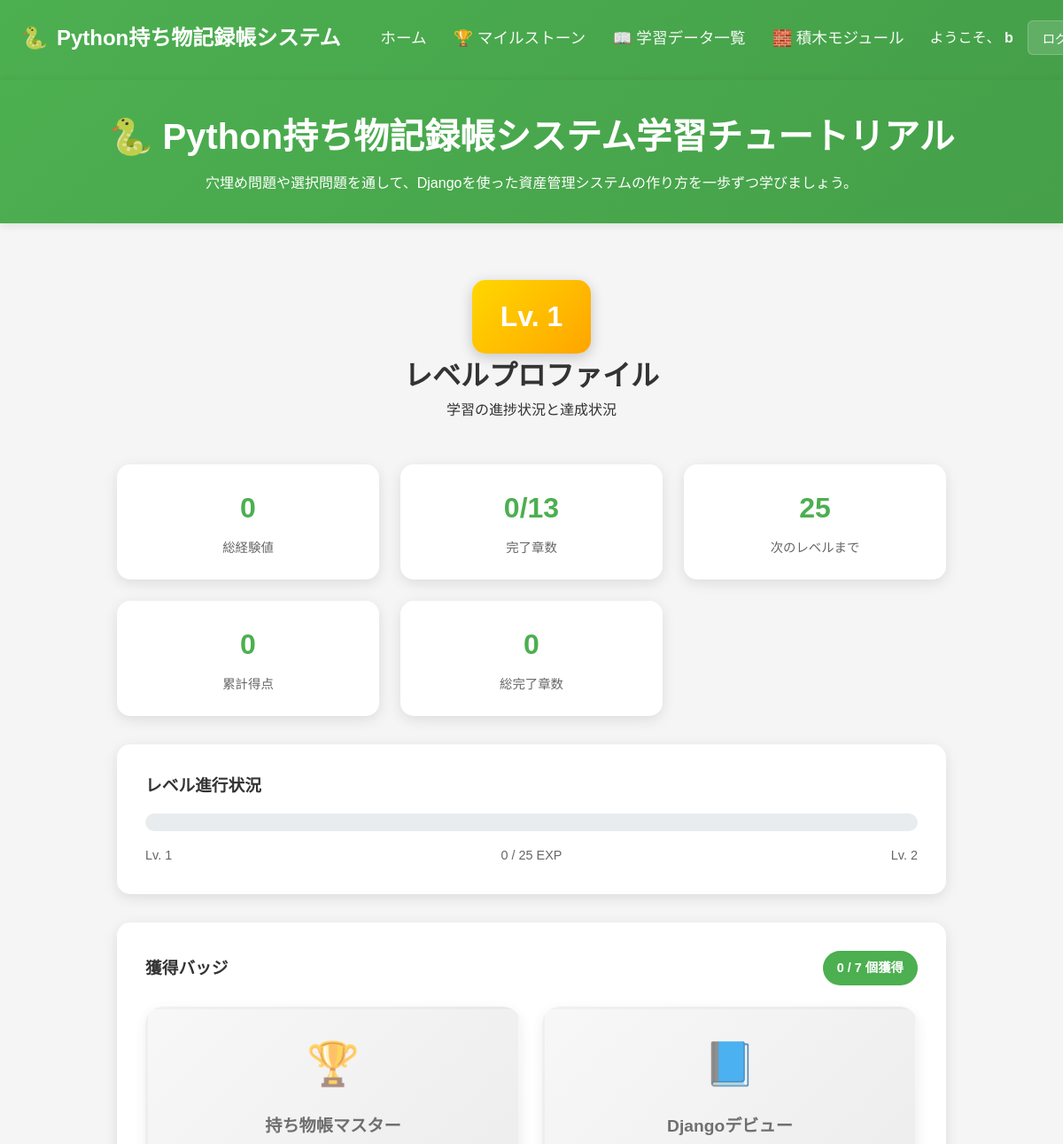
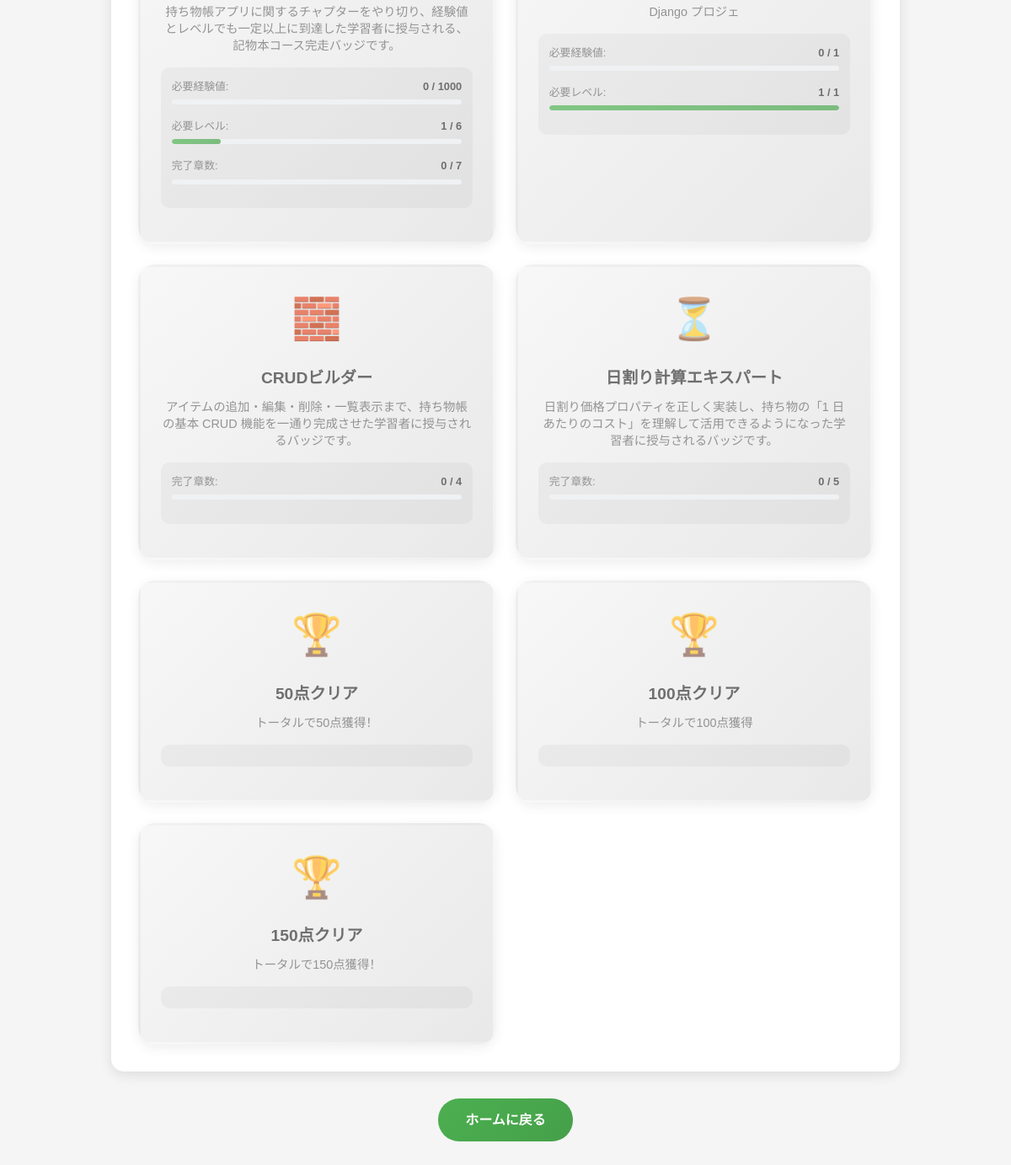
Screenshot of /profile/levels/ (signed in) with the database file from the repository (2 pictures, top to bottom).
### tutorial/models.py (models this page shows, shortened)
class UserProfile(models.Model):
    user = models.OneToOneField(User, on_delete=models.CASCADE, verbose_name="ユーザー")
    experience = models.IntegerField(default=0, verbose_name="経験値")
    level = models.IntegerField(default=1, verbose_name="レベル")
    total_chapters_completed = models.IntegerField(default=0, verbose_name="完了章数")
    chapters_with_experience = models.TextField(default="", blank=True, verbose_name="経験値獲得済み章")
    created_at = models.DateTimeField(auto_now_add=True)
    updated_at = models.DateTimeField(auto_now=True)
    class Meta:
        verbose_name = "ユーザープロファイル"
        verbose_name_plural = "ユーザープロファイル"
    def get_exp_for_next_level(self):
        return (self.level ** 2) * 25
    def get_exp_progress(self):
        exp_required = self.get_exp_for_next_level()
        current_exp_in_level = self.experience - ((self.level - 1) * 100)
        if exp_required == 0:
            return 100
        progress = (current_exp_in_level / exp_required) * 100
        return min(100, max(0, progress))

class Badge(models.Model):
    BADGE_TYPES = [
        ('level', 'レベルバッジ'),
        ('achievement', '実績バッジ'),
        ('special', '特殊バッジ'),
    ]
    name = models.CharField(max_length=100, verbose_name="バッジ名称")
    description = models.TextField(verbose_name="バッジ説明")
    badge_type = models.CharField(max_length=20, choices=BADGE_TYPES, default='achievement', verbose_name="バッジタイプ")
    icon = models.CharField(max_length=50, default='🏆', verbose_name="アイコン")
    color = models.CharField(max_length=20, default='#4CAF50', verbose_name="バッジカラー")
    required_experience = models.IntegerField(default=0, verbose_name="必要経験値")
    required_level = models.IntegerField(default=0, verbose_name="必要レベル")
    required_chapters = models.IntegerField(default=0, verbose_name="必要完了チャプター数")
    required_score = models.IntegerField(
        default=0,
        verbose_name="必要スコア",
        help_text="任意のチャプターでこの点数以上を獲得すると条件達成とみなす"
    )
    order = models.IntegerField(default=0, verbose_name="表示順序")
    is_active = models.BooleanField(default=True, verbose_name="有効")
    created_at = models.DateTimeField(auto_now_add=True)
    class Meta:
        ordering = ['order']
        verbose_name = "バッジ"
        verbose_name_plural = "バッジ"
    def is_unlocked_by_user(self, user):
        if not user.is_authenticated:
            return False
        try:
            profile = user.userprofile
            print(f"  バッジ '{self.name}' アンロック条件チェック:")
            print(f"    - ユーザー経験値: {profile.experience}, 必要: {self.required_experience}")
            print(f"    - ユーザーレベル: {profile.level}, 必要: {self.required_level}")
            print(f"    - ユーザーチャプター: {profile.total_chapters_completed}, 必要: {self.required_chapters}")
            if self.required_experience > 0:
                if profile.experience < self.required_experience:
                    print(f"    - ❌ 経験値不足")
                    return False
                else:
                    print(f"    - ✅ 経験値条件達成")
            if self.required_level > 0:
                if profile.level < self.required_level:
                    print(f"    - ❌ レベル不足")
                    return False
                else:
                    print(f"    - ✅ レベル条件達成")
            if self.required_chapters > 0:
                if profile.total_chapters_completed < self.required_chapters:
                    print(f"    - ❌ チャプター不足")
                    return False
                else:
                    print(f"    - ✅ チャプター条件達成")
            if self.required_score > 0:
                max_score = UserProgress.objects.filter(
                    user=user
                ).aggregate(max=models.Max('score'))['max'] or 0
                print(f"    - ユーザー最高スコア: {max_score}, 必要スコア: {self.required_score}")
                if max_score < self.required_score:
                    print(f"    - ❌ スコア不足")
                    return False
                else:
                    print(f"    - ✅ スコア条件達成")
            print(f"    - 🎉 すべての条件達成、バッジアンロック！")
            return True
        except Exception as e:
            print(f"❌ バッジアンロック状態チェック失敗: {e}")
            return False

### tutorial/views.py (the view)
# urls.py: path('profile/levels/', views.level_profile, name='level_profile'),
@login_required
def level_profile(request):
    try:
        profile = request.user.userprofile
        exp_required_next = profile.get_exp_for_next_level()
        exp_current_level = profile.experience - ((profile.level - 1) * 100)
        exp_progress = profile.get_exp_progress()
        completed_chapters = UserProgress.objects.filter(
            user=request.user,
            completed=True
        ).count()
        total_chapters = Chapter.objects.filter(is_active=True).count()
        total_correct = UserQuestionAnswer.objects.filter(
            user=request.user,
            is_correct=True
        ).count()
        total_score = total_correct * 10
        print(f"=== バッジデータチェック開始 ===")
        try:
            from .models import Badge, UserBadge
            all_badges = Badge.objects.filter(is_active=True).order_by('order')
            print(f"✅ データベース内のアクティブバッジ総数: {all_badges.count()}")
            user_badges = UserBadge.objects.filter(user=request.user)
            print(f"✅ ユーザーがアンロックしたバッジ数: {user_badges.count()}")
            badges_with_progress = []
            unlocked_count = 0
            for badge in all_badges:
                try:
                    is_unlocked = badge.is_unlocked_by_user(request.user)
                    progress_data = {}
                    try:
                        if hasattr(profile, 'get_badge_progress'):
                            progress_data = profile.get_badge_progress(badge)
                        else:
                            print(f"⚠️ get_badge_progress メソッドが存在しません、デフォルト進捗データを使用")
                            progress_data = get_default_badge_progress(profile, badge)
                    except Exception as progress_error:
                        print(f"⚠️ バッジ進捗取得失敗: {progress_error}")
                        progress_data = get_default_badge_progress(profile, badge)
                    unlocked_at = None
                    for user_badge in user_badges:
                        if user_badge.badge.id == badge.id:
                            unlocked_at = user_badge.unlocked_at
                            break
                    badge_info = {
                        'badge': badge,
                        'is_unlocked': is_unlocked,
                        'progress_data': progress_data,
                        'unlocked_at': unlocked_at,
                    }
                    badges_with_progress.append(badge_info)
                    if is_unlocked:
                        unlocked_count += 1
                    print(f"バッジ '{badge.name}': アンロック状態={is_unlocked}, 進捗データ={bool(progress_data)}")
                except Exception as badge_error:
                    print(f"❌ バッジ  {badge.name} の処理中にエラー: {badge_error}")
                    import traceback
                    traceback.print_exc()
                    continue
            print(f"✅ 最終バッジデータ: {len(badges_with_progress)} 個, アンロック済み: {unlocked_count} 個")
        except Exception as badge_main_error:
            print(f"❌ バッジメインプロセス失敗: {badge_main_error}")
            import traceback
            traceback.print_exc()
            badges_with_progress = []
            unlocked_count = 0
        print(f"=== バッジデータチェック終了 ===")
        level_info = {
            'experience': profile.experience,
            'exp_required_next': exp_required_next,
            'exp_current_level': exp_current_level,
            'exp_progress': exp_progress,
            'chapters_completed': completed_chapters,
            'total_chapters': total_chapters,
            'total_score': total_score,
        }
        context = {
            'profile': profile,
            'level_info': level_info,
            'badges_with_progress': badges_with_progress,
            'unlocked_count': unlocked_count,  #  アンロックカウントを追加
        }
        return render(request, 'tutorial/level_profile.html', context)
    except Exception as e:
        logger.error(f"レベルプロファイル読み込みエラー: {e}")
        print(f"❌ レベルプロファイルエラー: {e}")
        import traceback
        traceback.print_exc()
        messages.error(request, 'レベルプロファイルの読み込み中にエラーが発生しました')
        return redirect('home')

### templates/tutorial/level_profile.html (shortened to what this page needs)
{% extends 'base.html' %}
{% load static %}
{% block content %}
<div class="level-container">
    <div class="level-header">
        <div class="level-badge">
            Lv. {{ profile.level }}
        </div>
        <h1>レベルプロファイル</h1>
        <p>学習の進捗状況と達成状況</p>
    </div>
    <div class="stats-grid">
        <div class="stat-card">
            <div class="stat-number">{{ level_info.experience }}</div>
            <div class="stat-label">総経験値</div>
        </div>
        <div class="stat-card">
            <div class="stat-number">{{ level_info.chapters_completed }}/{{ level_info.total_chapters }}</div>
            <div class="stat-label">完了章数</div>
        </div>
        <div class="stat-card">
            <div class="stat-number">{{ level_info.exp_required_next }}</div>
            <div class="stat-label">次のレベルまで</div>
        </div>
        <div class="stat-card">
            <div class="stat-number">{{ level_info.total_score }}</div>
            <div class="stat-label">累計得点</div>
        </div>
        <div class="stat-card">
            <div class="stat-number">{{ profile.total_chapters_completed }}</div>
            <div class="stat-label">総完了章数</div>
        </div>
    </div>
    <div class="progress-section">
        <h3>レベル進行状況</h3>
        <div class="exp-bar">
        </div>
        <div class="exp-info">
            <span>Lv. {{ profile.level }}</span>
            <span>{{ level_info.exp_current_level }} / {{ level_info.exp_required_next }} EXP</span>
            <span>Lv. {{ profile.level|add:1 }}</span>
        </div>
    </div>
    <div class="badges-section">
        <div class="badges-header">
            <h3>獲得バッジ</h3>
            <div class="badges-count">
                {{ unlocked_count }} / {{ badges_with_progress|length }} 個獲得
            </div>
        </div>
        <div class="badges-grid">
            {% for badge_data in badges_with_progress %}
            <div class="badge-card {% if badge_data.is_unlocked %}unlocked{% else %}locked{% endif %}">
                <div class="badge-icon">{{ badge_data.badge.icon }}</div>
                <div class="badge-name">{{ badge_data.badge.name }}</div>
                <div class="badge-description">{{ badge_data.badge.description }}</div>
                <div class="badge-requirements">
                    {% if badge_data.badge.required_experience > 0 %}
                    <div class="requirement">
                        <span class="requirement-label">必要経験値:</span>
                        <span class="requirement-value">{{ profile.experience }} / {{ badge_data.badge.required_experience }}</span>
                    </div>
                    <div class="progress-bar">
                    </div>
                    {% endif %}
                    {% if badge_data.badge.required_level > 0 %}
                    <div class="requirement">
                        <span class="requirement-label">必要レベル:</span>
                        <span class="requirement-value">{{ profile.level }} / {{ badge_data.badge.required_level }}</span>
                    </div>
                    <div class="progress-bar">
                        <div class="progress-fill" style="width:
                            {% if badge_data.is_unlocked %}100
                            {% else %}{% widthratio profile.level badge_data.badge.required_level 100 %}%{% endif %}">
                        </div>
                    </div>
                    {% endif %}
                    {% if badge_data.badge.required_chapters > 0 %}
                    <div class="requirement">
                        <span class="requirement-label">完了章数:</span>
                        <span class="requirement-value">{{ profile.total_chapters_completed }} / {{ badge_data.badge.required_chapters }}</span>
                    </div>
                    <div class="progress-bar">
                    </div>
                    {% endif %}
                </div>
            </div>
            {% empty %}
            <div class="no-badges-message" style="grid-column: 1 / -1; text-align: center; padding: 2rem;">
                <p style="font-size: 1.2rem; color: #666;">まだバッジが設定されていません。</p>
                <p style="color: #999; margin-top: 0.5rem;">管理者にバッジの設定を依頼してください。</p>
            </div>
            {% endfor %}
        </div>
    </div>
    <div class="back-to-home">
        <a href="{% url 'home' %}" class="btn">ホームに戻る</a>
    </div>
</div>
{% endblock %}

### templates/base.html (shortened to what this page needs)
<!DOCTYPE html>
<html lang="zh-CN">
<head>
    {% load static %}
    <link rel="stylesheet" href="{% static 'css/base.css' %}">
</head>
<body>
    <nav class="navbar-custom">
        <div class="navbar-container">
            <div class="navbar-content">
                <div style="display: flex; align-items: center; gap: 2rem;">
                    <a class="navbar-brand" href="{% url 'home' %}">
                        <span>🐍</span>
                        Python持ち物記録帳システム
                    </a>
                    <ul class="navbar-nav">
                        <li>
                            <a class="nav-link {% if request.path == '/' %}active{% endif %}" href="{% url 'home' %}">
                                ホーム
                            </a>
                        </li>
                        <li>
                            <a class="nav-link" href="{% url 'level_profile' %}">
                                🏆 マイルストーン
                            </a>
                        </li>
                        <li>
                            <a class="nav-link" href="{% url 'wrong_answers_book' %}">
                                📖 学習データ一覧
                            </a>
                        </li>
                        <li>
                            <a class="nav-link" href="{% url 'building_blocks' %}">
                                🧱 積木モジュール
                            </a>
                        </li>
                    </ul>
                </div>
                <div class="user-menu">
                    {% if user.is_authenticated %}
                        <span class="user-info-nav">
                            ようこそ、 <strong>{{ user.username }}</strong>
                        </span>
                        <form method="post" action="{% url 'logout' %}" class="logout-form">
                            <button type="submit" class="logout-btn">
                                ログアウト
                            </button>
                        </form>
                    {% endif %}
                </div>
            </div>
        </div>
    </nav>
    <div class="header">
        <h1>🐍 Python持ち物記録帳システム学習チュートリアル</h1>
        <p>穴埋め問題や選択問題を通して、Djangoを使った資産管理システムの作り方を一歩ずつ学びましょう。</p>
    </div>
    <div class="container">
        {% block content %}{% endblock %}
    </div>
</body>
</html>

### rows the page displays
UserProfile: level "1", total_chapters_completed "0", level|add "2", experience "0"
Badge: badge.icon "🏆", badge.name "持ち物帳マスター", badge.description "持ち物帳アプリに関するチャプターをやり切り、経験値とレベルでも一定以上に到達した学習者に授与される、記物本コース完走バッジです。", badge.required_experience "1000", badge.required_level "6", badge.required_chapters "7"
Badge: badge.icon "📘", badge.name "Djangoデビュー", badge.description "Django プロジェ", badge.required_experience "1", badge.required_level "1"
Badge: badge.icon "🧱", badge.name "CRUDビルダー", badge.description "アイテムの追加・編集・削除・一覧表示まで、持ち物帳の基本 CRUD 機能を一通り完成させた学習者に授与されるバッジです。", badge.required_chapters "4"
Badge: badge.icon "⏳", badge.name "日割り計算エキスパート", badge.description "日割り価格プロパティを正しく実装し、持ち物の「1 日あたりのコスト」を理解して活用できるようになった学習者に授与されるバッジです。", badge.required_chapters "5"
Badge: badge.icon "🏆", badge.name "50点クリア", badge.description "トータルで50点獲得！"
Badge: badge.icon "🏆", badge.name "100点クリア", badge.description "トータルで100点獲得"
Badge: badge.icon "🏆", badge.name "150点クリア", badge.description "トータルで150点獲得！"

### other values shown
{{ user.username }} "b"
{{ level_info.experience }} "0"
{{ level_info.chapters_completed }} "0"
{{ level_info.total_chapters }} "13"
{{ level_info.exp_required_next }} "25"
{{ level_info.total_score }} "0"
{{ level_info.exp_current_level }} "0"
{{ unlocked_count }} "0"
{{ badges_with_progress|length }} "7"
